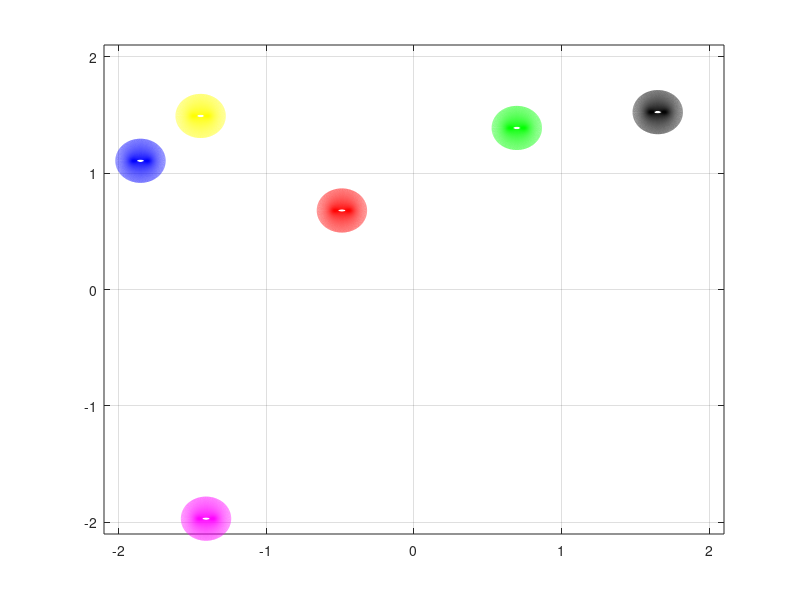

The MATLAB script that drew this image:
N0=6; %No.of bodies
Ts=50; %time steps
dt=0.05;
R0=1e-1;%0.05;
L0=2e-6;
eta=1;
mu=1;
%dragc=6*pi*eta*R0;
%k=1e-11;
X=zeros(Ts,N0); %X-coord of the N0 bodies at all the time steps
Y=zeros(Ts,N0); %Y-coord of the N0 bodies at all the time steps

% initx=[0.3922    0.6555    0.1712    0.7060    0.0318    0.2769    0.0462    0.0971    0.8235    0.6948    0.3171    0.9502    0.0344    0.4387    0.6928];
% inity=[0.5853    0.5497    0.9172    0.2858    0.7572    0.7537    0.3804    0.5678    0.0759    0.0540    0.5308    0.7792    0.9340    0.1299    0.5688];
% X(1,:)=initx(1:N0); %x-coordinates for the starting positions
% Y(1,:)=inity(1:N0); %y-coordinates for the starting positions

% X(1,:)=4*rand(N0,1)-2;
% Y(1,:)=4*rand(N0,1)-2;
X(1,:)=rand(N0,1);
Y(1,:)=rand(N0,1);


rvect=zeros(1,2); % just a temp vector
Force=zeros(2,N0); % stores the Force [F1  F2  F3...] at each time step.
r=zeros(N0,N0,2);  % is the difference matrix..contains [dx and dy]

for k=2:Ts  %for time steps

xk=X(k-1,:); %Storing X(k-1) into a dummy row vector xk to do the repmat thing
yk=Y(k-1,:);%Storing Y(k-1) into a dummy row vector yk to do the repmat thing

r(:,:,1)=repmat(xk,N0,1)-repmat(xk,N0,1)'; % this the X1-X2 difference matrix
r(:,:,2)=repmat(yk,N0,1)-repmat(yk,N0,1)'; % this the Y1-Y2 difference matrix
    
    
    for i=1:N0 %loop for each body i
        F=zeros(1,2); % resets F for each body
        
            %interactions of ith body with all the bodies------------
            for j=1: N0  
                rvect(1,1:2)=r(i,j,1:2);
                F=F+mu*rvect*(L0-norm(rvect,2));
            end
            %---------------------------   
    
    
    Force(:,i)=F; %Stores the computed force F into F(i)
    end %---------------------------   
    

    X(k,:)=X(k-1,:)+ Force(1,:)*dt/(eta);
    Y(k,:)=Y(k-1,:)+ Force(2,:)*dt/(eta);
    

    %With Boundary conditions
        xnew=X(k,:);
        ynew=Y(k,:);
    
        %I'm using Boolean variables instead of IF
        xnew=(xnew>2).*(4-xnew)  +   (xnew<=2).*xnew; %ensures all x<2 
        xnew=(xnew<-2).*(-4-xnew)+ (xnew>=-2).*xnew;  %ensures all x>-2
        
        ynew=(ynew>2).*(4-ynew)+ (ynew<=2).*ynew;   %ensures all y<2
        ynew=(ynew<-2).*(-4-ynew)+(ynew>=-2).*ynew;  %ensures all y>-2
    
        
        X(k,:)=xnew;
        Y(k,:)=ynew;

    
    
end

%-----------------------for plotting the balls
        t=-pi:0.01:pi;
        grid on;
        randcol=[1 0 1; 1 0 0; 0 1 0; 0 0 0; 0 0 1; 1 1 0];
        
        for k=1:Ts
            for i=1:N0
            axis([-2-R0 2+R0 -2-R0 2+R0]);
            grid on
            %plot(X(k,i)+R0*cos(t),Y(k,i)+R0*sin(t),'red');
            %plot(X(k,i)+R0*cos(t),Y(k,i)+R0*sin(t),'color',rand(1,3));
            plot(X(k,i)+R0*cos(t),Y(k,i)+R0*sin(t),'color',randcol(mod(i,N0+1),:),'linewidth',15);
            hold on;
            end
        pause(0.50);
        hold off;
        end
%-----------------------for plotting the balls
